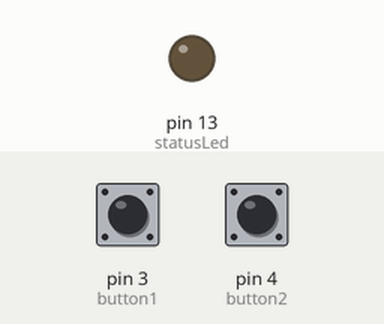
The sketch below on a simulated Teensy 4. On the bench: output pins drawn as LEDs (lit = HIGH). Dashed ring = blinking. Inputs (shaded band) come from the test bench; at power-on: pin 3 (button1) HIGH, pin 4 (button2) HIGH. What the sketch prints to the serial monitor is not drawn.

Above: at 1.2 s.
1.3 s: pin 3 (button1) pulled LOW for 0.15 s
At 2.15 s:
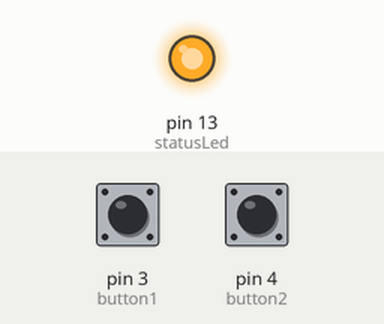
3.7 s: pin 4 (button2) pulled LOW for 0.15 s
At 10.5 s:
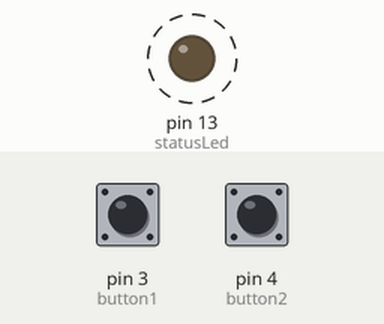
Timing chart, 0 to 12.8 s (numbered marks = the images above; inputs shaded):
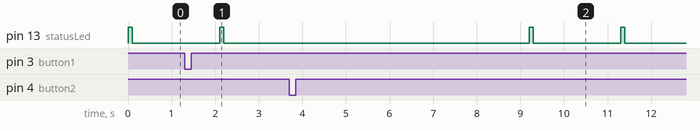

The sketch:

Queen_Firmware_V5.ino
```cpp
/*
 * Queen Serial: SH -> 0x13A200, SL -> 0x41515876
 * Scout 1 Serial: SH -> 0x13A200, SL -> 0x4164D65A
 * Scout 2 Serial: SH -> 0x13A200, SL -> 0x41515879
 */

//Libraries
#include <XBee.h> //XBee library

//Variable Definition
int scoutSerials[2][2] = {{0x13A200,0x4164D65A},{0x13A200,0x41515879}}; //Serial numbers of all scout devices connected to queen, form of [SH,SL]
uint8_t accumlatedScoutData[83]; //Tablet sends single package of accumulated data
uint8_t requestSX[83]; //Tablet requests SX transmission routine

uint32_t timer = millis();
uint32_t timer1 = millis();
float Pi = 3.14159;
int count = 0; //Counter to track repetitions of searching cycles

//XBee Preamble
#define XBeeSerial Serial1 //Teensy Ports 0/RX1 and 1/TX1
#define SXSerial Serial3   //Teensy Ports 9/RX2 and 10/TX2
XBee xbee = XBee(); //Create XBee object
XBee SXxbee = XBee();
XBeeResponse response = XBeeResponse();

XBeeAddress64 hiveAddr64 = XBeeAddress64(0x0013A200,0x414FF2A7);

//Tablet Preamble
#define TabletSerial Serial //USB Serial

int statusLed = 13;
int button1 = 3;
int button2 = 4;

volatile unsigned long last_interrupt;

void flashLed(int pin, int times, int wait) {

  for (int i = 0; i < times; i++) {
    digitalWrite(pin, HIGH);
    delay(wait);
    digitalWrite(pin, LOW);

    if (i + 1 < times) {
      delay(wait);
    }
  }
}

void buttonPress(){
  if (millis() - last_interrupt > 1000){
    uint8_t toSend[83];                           //Initialize package to be sent
    for(int i=0;i<83;i++){
      toSend[i] = 0x00;                           //Fill package with 0s per communication protocol
    }
    toSend[0] = 0x7E;
    toSend[1] = 0x01;
    toSend[2] = 0x01;
    if(digitalRead(3)==LOW){
      toSend[3] = 0x00;
    }
    else if(digitalRead(4)==LOW){
      toSend[3] = 0x01;
    }
    cli();
    for(int i=0;i<sizeof(toSend);i++){
      TabletSerial.write(toSend[i]);              //Write packet to Serial
    }
    sei();
  }
  last_interrupt = millis();
}

void setup() {
  XBeeSerial.begin(9600);
  xbee.setSerial(XBeeSerial);
  SXSerial.begin(9600);
  SXxbee.setSerial(SXSerial);
  TabletSerial.begin(9600);
  pinMode(statusLed,OUTPUT);
  pinMode(button1,INPUT);
  pinMode(button2,INPUT);
  digitalWrite(button1,HIGH);
  digitalWrite(button2,HIGH);
  attachInterrupt(button1,buttonPress,FALLING);
  attachInterrupt(button2,buttonPress,FALLING);
}


void sendTeensy(uint8_t package[], uint8_t packet, uint8_t packagelength){
  uint8_t toSend[83];                           //Initialize package to be sent
  for(int i=0;i<83;i++){
    toSend[i] = 0x00;                           //Fill package with 0s per communication protocol
  }
  toSend[0] = 0x7E;                             //Set start byte
  toSend[2] = packet;                           //Set packet type byte
  if(packet == 0x02){
    toSend[1] = 0x01;                          //Set length byte to 1 for SX request type
  }
  if(toSend[2] == 0x00 or toSend[2] == 0x01){
    for(int i=0;i<packagelength;i++){
      toSend[i+3] = package[i];                 //Read payload into sending array
    }
    toSend[1] = (packagelength+1);              //Set length byte
  }
  cli();
  for(int i=0;i<sizeof(toSend);i++){
    TabletSerial.write(toSend[i]);              //Write packet to Serial
  }
  sei();
}

void queryScout(int scoutSH, int scoutSL){
  XBeeAddress64 addr64 = XBeeAddress64(scoutSH, scoutSL);           //Set address of scout
  uint8_t request[5] = {0xFF, 0xFF, 0xFF, 0xFF, 0xFF};              //Define request bytes
  ZBTxRequest zbTx = ZBTxRequest(addr64, request, sizeof(request)); //Build request
  ZBTxStatusResponse txStatus = ZBTxStatusResponse();               //Define response
  ZBRxResponse rx = ZBRxResponse();
  uint8_t payload[25];

  xbee.send(zbTx);                                                  //Send request for information
  flashLed(statusLed,1,100);
  if(xbee.readPacket(2000)){    //Wait for 2 seconds to see if we get a response
    if(xbee.getResponse().getApiId() == ZB_TX_STATUS_RESPONSE){     //Check that we got an appropriate response for our request
      xbee.readPacket(2000);                                        //Wait for 2 seconds for an information packet
      if(xbee.getResponse().getApiId() == ZB_RX_RESPONSE){          //Check that we have an appropriate response
        xbee.getResponse().getZBRxResponse(rx);                     //Read response
        flashLed(statusLed,5,50);
        for(int i = 0; i < rx.getDataLength(); i++){
          payload[i] = rx.getData()[i];                             //Read payload into array
        }
        sendTeensy(payload,0x00,rx.getDataLength());                                   //Send payload to Teensy
      }
    }
  }
}

void loop() {
  //***QUERY SCOUTS FOR LOCATION DATA***
  for(int i=0;i<2;i++){
    queryScout(scoutSerials[i][0],scoutSerials[i][1]);  //Pass each serial number of scout into queryScout function
  }
  //***END QUERY***

  //***SEND DATA TO HIVE OVER SX***
  if(count == 5){
    while(1==1){                                  //Maintain loop until broken when request is returned by an empty packet
      sendTeensy({},0x02,0x00);                        //Request SX packet from Tablet
      uint8_t payload[80];
      while(TabletSerial.available()<83){
        delay(5);
      }
        byte discard = TabletSerial.read();       //Read start byte from serial and discard
        uint8_t lengthByte = TabletSerial.read(); //Read length byte
        uint8_t typeByte = TabletSerial.read();   //Read type byte

        if(lengthByte==0x01 && typeByte==0x03){
          for(int i=0;i<80;i++){
            byte discard = TabletSerial.read();
          }
          break;                                  //Terminates reading loop when tablet passes an empty payload array
        }

        for(int i = 0;i<80;i++){    //Run through all remaining bytes inside of the length
          payload[i] = TabletSerial.read();
        }
      ZBTxRequest zbTx = ZBTxRequest(hiveAddr64, payload, sizeof(payload));
      ZBTxStatusResponse txStatus = ZBTxStatusResponse();

      SXxbee.send(zbTx);
      delay(100);
    }
    count = 0;
  }
  count += 1;
  //***END HIVE TRANSMISSION***
  delay(5000);                                 //Delay 30 seconds before querying scouts again
}
```
